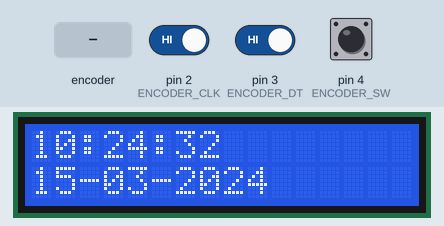
This sketch was run on a simulated Arduino Uno, built with avr-gcc and run on an emulated ATmega328P. Shown: 16×2 character LCD. The test bench sets the inputs (shaded band); at power-on: pin 4 (ENCODER_SW) HIGH, pin 2 (ENCODER_CLK) HIGH, pin 3 (ENCODER_DT) HIGH. The local clock reads 2024-03-15 10:24:30 at power-on unless the sketch sets it; what the sketch prints to the serial monitor is not drawn.

Above: at 2.2 s.
2.3 s: pin 4 (ENCODER_SW) driven LOW
At 3.0 s:
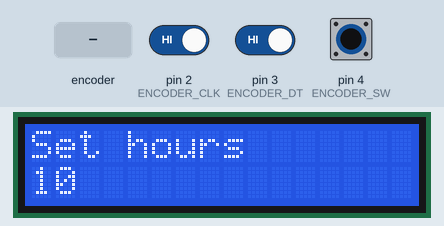
3.9 s: rotary encoder on pin 2 (ENCODER_CLK) / pin 3 (ENCODER_DT) turned 3 steps (first pin leading)
At 5.1 s:
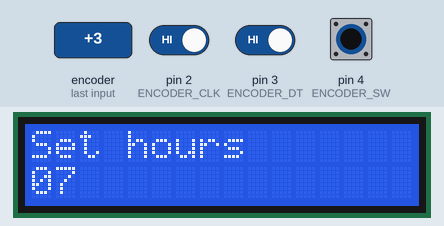
6.0 s: rotary encoder on pin 2 (ENCODER_CLK) / pin 3 (ENCODER_DT) turned 1 step (first pin leading)
At 7.0 s:
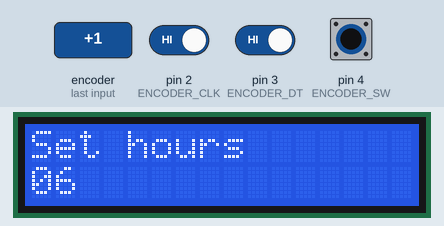
7.7 s: pin 4 (ENCODER_SW) pulsed HIGH 5 times (0.12 s each, 0.3 s apart)
At 8.09 s:
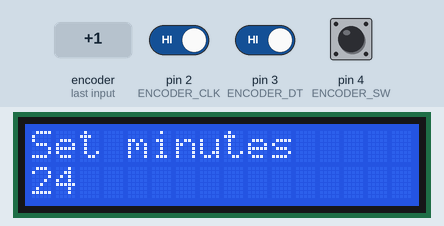
Timing chart, 0 to 10.7 s (numbered marks = the images above; inputs shaded):
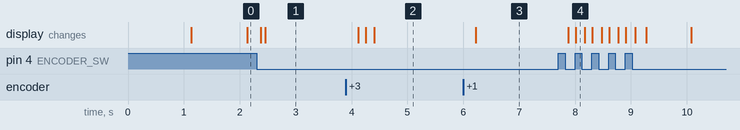

Measured:
- after the input at 2.3 s, the display: first changes after 0.07 s (image 1 shows a later state)
- after the input at 3.9 s, the display: first changes after 0.22 s (image 2 shows a later state)
- after the input at 6.0 s, the display: changes after 0.22 s (image 3)
- after the input at 7.7 s, the display: first changes after 0.18 s (image 4 shows a later state)

The sketch:

code_Watch.ino
```cpp
#include <iarduino_RTC.h>
#include <Wire.h>
#include <LiquidCrystal_I2C.h>


// DS1302: RST, CLK, DAT
iarduino_RTC watch(RTC_DS1302, 10, 8, 9);

// LCD 1602 I2C
LiquidCrystal_I2C lcd(0x27, 16, 2);

// Энкодер KY-040
#define ENCODER_CLK 2
#define ENCODER_DT  3
#define ENCODER_SW  4

// Текущий режим:
// -1 = обычные часы
//  0 = часы
//  1 = минуты
//  2 = день
//  3 = месяц
//  4 = год
int setting = -1;

// Значения для настройки
int hoursValue;
int minutesValue;
int dayValue;
int monthValue;
int yearValue;

// Переменные энкодера
int lastCLK;
int lastButtonState = HIGH;
int buttonState = HIGH;

unsigned long lastButtonChange = 0;
unsigned long lastDisplayUpdate = 0;
unsigned long lastSerialUpdate = 0;

void setup() {
  Serial.begin(9600);

  pinMode(ENCODER_CLK, INPUT_PULLUP);
  pinMode(ENCODER_DT, INPUT_PULLUP);
  pinMode(ENCODER_SW, INPUT_PULLUP);

  lcd.init();
  lcd.backlight();

  lastCLK = digitalRead(ENCODER_CLK);

  lcd.clear();
  lcd.setCursor(0, 0);
  lcd.print("RTC Clock");
  lcd.setCursor(0, 1);
  lcd.print("Starting...");
  delay(1000);
  lcd.clear();
}

void loop() {
  readEncoder();
  readButton();

  if (setting == -1) {
    showClock();
  } else {
    showSettings();
  }
}

// Получение и отображение времени
void showClock() {
  if (millis() - lastDisplayUpdate >= 200) {
    lastDisplayUpdate = millis();

    lcd.setCursor(0, 0);
    lcd.print(watch.gettime("H:i:s"));
    lcd.print("         ");

    lcd.setCursor(0, 1);
    lcd.print(watch.gettime("d-m-Y"));
    lcd.print("       ");
  }

  if (millis() - lastSerialUpdate >= 1000) {
    lastSerialUpdate = millis();

    Serial.println(watch.gettime("d-m-Y, H:i:s, D"));
  }
}

// Чтение поворота энкодера
void readEncoder() {
  static int previousState = 3;
  static int positionChange = 0;

  int clk = digitalRead(ENCODER_CLK);
  int dt = digitalRead(ENCODER_DT);

  int currentState = (clk << 1) | dt;

  if (currentState == previousState) {
    return;
  }

  // Таблица переходов квадратурного энкодера.
  // Правильные последовательности накапливают +4 или -4.
  int transition = 0;

  if (previousState == 0 && currentState == 1) transition = 1;
  if (previousState == 1 && currentState == 3) transition = 1;
  if (previousState == 3 && currentState == 2) transition = 1;
  if (previousState == 2 && currentState == 0) transition = 1;

  if (previousState == 1 && currentState == 0) transition = -1;
  if (previousState == 3 && currentState == 1) transition = -1;
  if (previousState == 2 && currentState == 3) transition = -1;
  if (previousState == 0 && currentState == 2) transition = -1;

  // Если переход некорректный, сбрасываем накопление.
  if (transition == 0) {
    positionChange = 0;
  } else {
    positionChange += transition;
  }

  previousState = currentState;

  if (positionChange >= 4) {
    if (setting >= 0) {
      changeValue(1);
    }

    positionChange = 0;
  }

  if (positionChange <= -4) {
    if (setting >= 0) {
      changeValue(-1);
    }

    positionChange = 0;
  }
}
// Чтение кнопки с защитой от дребезга
void readButton() {
  int reading = digitalRead(ENCODER_SW);

  if (reading != lastButtonState) {
    lastButtonChange = millis();
  }

  if (millis() - lastButtonChange >= 40) {
    if (reading != buttonState) {
      buttonState = reading;

      if (buttonState == LOW) {
        buttonPressed();
      }
    }
  }

  lastButtonState = reading;
}

// Обработка нажатия кнопки
void buttonPressed() {
  if (setting == -1) {
    // Входим в настройку
    loadTime();

    setting = 0;
    lcd.clear();
  } else {
    // Переходим к следующему параметру
    setting++;

    if (setting > 4) {
      // Все значения настроены
      saveTime();

      setting = -1;
      lcd.clear();

      Serial.println("Time saved!");
      Serial.println(watch.gettime("d-m-Y, H:i:s, D"));
    } else {
      lcd.clear();
    }
  }
}

// Загрузка текущих значений из DS1302
void loadTime() {
  watch.gettime();

  hoursValue = watch.Hours;
  minutesValue = watch.minutes;
  dayValue = watch.day;
  monthValue = watch.month;
  yearValue = watch.year + 2000;
}

// Изменение выбранного значения
void changeValue(int direction) {
  if (setting == 0) {
    hoursValue += direction;

    if (hoursValue > 23) hoursValue = 0;
    if (hoursValue < 0) hoursValue = 23;
  }

  if (setting == 1) {
    minutesValue += direction;

    if (minutesValue > 59) minutesValue = 0;
    if (minutesValue < 0) minutesValue = 59;
  }

  if (setting == 2) {
    dayValue += direction;

    if (dayValue > daysInMonth(monthValue, yearValue)) {
      dayValue = 1;
    }

    if (dayValue < 1) {
      dayValue = daysInMonth(monthValue, yearValue);
    }
  }

  if (setting == 3) {
    monthValue += direction;

    if (monthValue > 12) monthValue = 1;
    if (monthValue < 1) monthValue = 12;

    // Проверяем, существует ли выбранный день в новом месяце
    if (dayValue > daysInMonth(monthValue, yearValue)) {
      dayValue = daysInMonth(monthValue, yearValue);
    }
  }

  if (setting == 4) {
    yearValue += direction;

    if (yearValue > 2099) yearValue = 2000;
    if (yearValue < 2000) yearValue = 2099;

    // Проверяем високосный год
    if (dayValue > daysInMonth(monthValue, yearValue)) {
      dayValue = daysInMonth(monthValue, yearValue);
    }
  }
}

// Количество дней в месяце
int daysInMonth(int month, int year) {
  if (month == 2) {
    if (year % 400 == 0 ||
        (year % 4 == 0 && year % 100 != 0)) {
      return 29;
    }

    return 28;
  }

  if (month == 4 || month == 6 ||
      month == 9 || month == 11) {
    return 30;
  }

  return 31;
}

// Отображение меню настройки
void showSettings() {
  if (millis() - lastDisplayUpdate < 150) {
    return;
  }

  lastDisplayUpdate = millis();

  lcd.setCursor(0, 0);

  if (setting == 0) lcd.print("Set hours       ");
  if (setting == 1) lcd.print("Set minutes     ");
  if (setting == 2) lcd.print("Set day         ");
  if (setting == 3) lcd.print("Set month       ");
  if (setting == 4) lcd.print("Set year        ");

  lcd.setCursor(0, 1);

  if (setting == 0) {
    printTwoDigits(hoursValue);
    lcd.print("               ");
  }

  if (setting == 1) {
    printTwoDigits(minutesValue);
    lcd.print("               ");
  }

  if (setting == 2) {
    printTwoDigits(dayValue);
    lcd.print("               ");
  }

  if (setting == 3) {
    printTwoDigits(monthValue);
    lcd.print("               ");
  }

  if (setting == 4) {
    lcd.print(yearValue);
    lcd.print("            ");
  }
}

// Вывод числа двумя цифрами
void printTwoDigits(int number) {
  if (number < 10) {
    lcd.print("0");
  }

  lcd.print(number);
}

// Запись нового времени в DS1302
void saveTime() {
  int weekday = calculateWeekday(
    yearValue, monthValue, dayValue
  );

  watch.settime(
    0,
    minutesValue,
    hoursValue,
    dayValue,
    monthValue,
    yearValue - 2000,
    weekday
  );
}

// Расчёт дня недели:
// 0 = воскресенье, 1 = понедельник, ..., 6 = суббота
int calculateWeekday(int year, int month, int day) {
  int offsets[] = {0, 3, 2, 5, 0, 3, 5, 1, 4, 6, 2, 4};

  if (month < 3) {
    year--;
  }

  int weekday = (
    year + year / 4 - year / 100 + year / 400
    + offsets[month - 1] + day
  ) % 7;

  return weekday;
}
```
